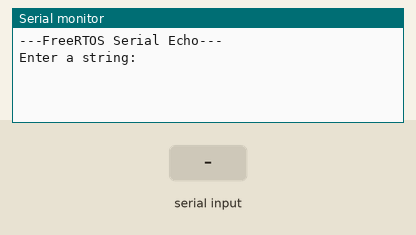
Simulated run of this sketch. Board: ESP32. Shown: the last lines printed to the serial monitor. Inputs (shaded band) come from the test bench.

Above: at 1.8 s.
1.9 s: "1\n" received over Serial
At 2.6 s:
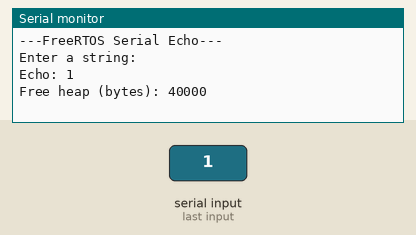
3.4 s: "0\n" received over Serial
At 3.8 s:
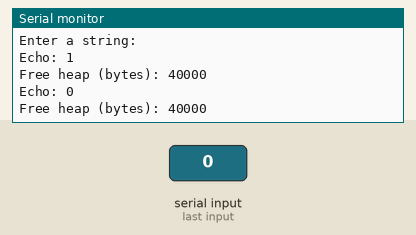
4.9 s: "2\n" received over Serial
At 6.1 s:
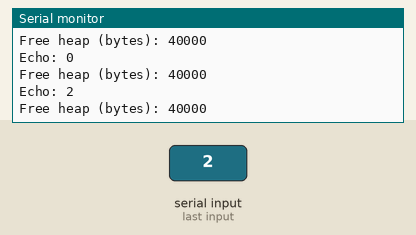

Measured:
- after the input at 1.9 s, the serial monitor: prints a new line at once (image 1)
- after the input at 3.4 s, the serial monitor: prints a new line at once (image 2)
- after the input at 4.9 s, the serial monitor: prints a new line at once (image 3)

The sketch:

Memory_management.ino
```cpp
#include <Arduino.h>
#include "freertos/FreeRTOS.h"
#include "freertos/task.h"

// Only use one core
#if CONFIG_FREERTOS_UNICORE
  static const BaseType_t app_cpu = 0;
#else
  static const BaseType_t app_cpu = 1;
#endif

static TaskHandle_t task_1 = NULL;
static TaskHandle_t task_2 = NULL;

static volatile uint8_t msg_flag = 0;
static const uint8_t len = 255;
static char *msg = NULL;

// Task to read from Serial
void readSerial(void *parameters) {
    uint8_t idx = 0;
    char buf[len] = {0};
    char c;

    while (1) {
        if (Serial.available() > 0) {
            c = Serial.read();

            if (c != '\n' && idx < len - 1) {
                buf[idx++] = c;
            }


            if (c == '\n') {
                buf[idx] = '\0';  // Null-terminate

                if (msg_flag == 0) {
                    // Allocate memory (include space for null terminator)
                    msg = (char *)pvPortMalloc((idx + 1) * sizeof(char));
                    configASSERT(msg);
                    memcpy(msg, buf, idx + 1); // include null terminator

                    msg_flag = 1;
                }

                // Reset buffer for next message
                memset(buf, 0, len);
                idx = 0;
            }
        }

        vTaskDelay(10 / portTICK_PERIOD_MS); // avoid tight loop
    }
}

// Task to echo received message
void echo(void *parameters) {
    while (1) {
        if (msg_flag == 1) {
            Serial.print("Echo: ");
            Serial.println(msg);
            Serial.print("Free heap (bytes): ");
            Serial.println(xPortGetFreeHeapSize());

            vPortFree(msg);
            msg = NULL;
            msg_flag = 0;
        }

        vTaskDelay(10 / portTICK_PERIOD_MS); // yield time to CPU
    }
}

void setup() {
    Serial.begin(115200);
    vTaskDelay(1000 / portTICK_PERIOD_MS);
    Serial.println("\n---FreeRTOS Serial Echo---");
    Serial.println("Enter a string:");

    xTaskCreatePinnedToCore(
        readSerial,
        "Read Serial",
        1024,
        NULL,
        1,
        &task_1,
        app_cpu
    );

    xTaskCreatePinnedToCore(
        echo,
        "Echo Message",
        1024,
        NULL,
        1,
        &task_2,
        app_cpu
    );

    vTaskDelete(NULL); // delete setup task
}

void loop() {
    // Not used
}
```
